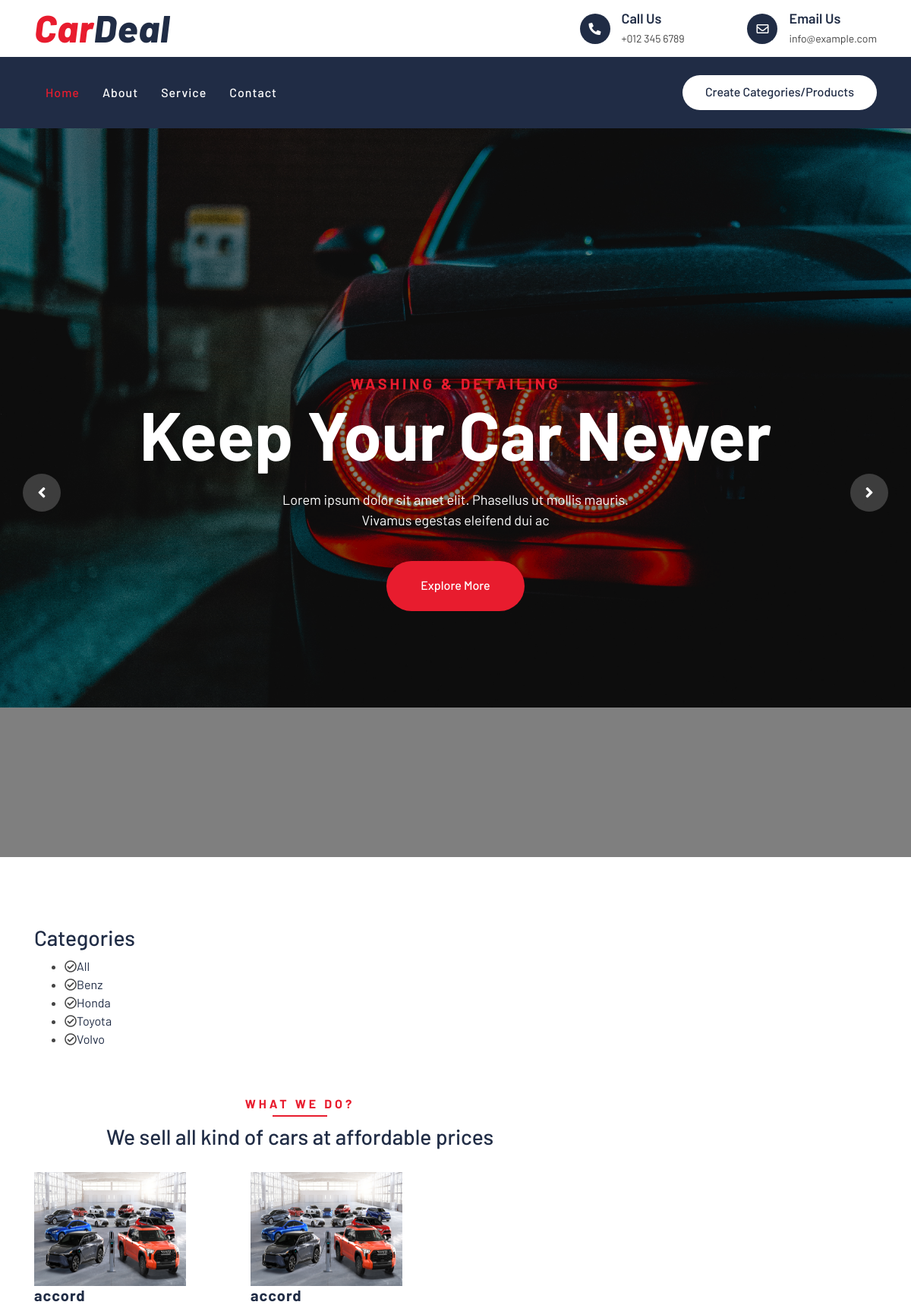
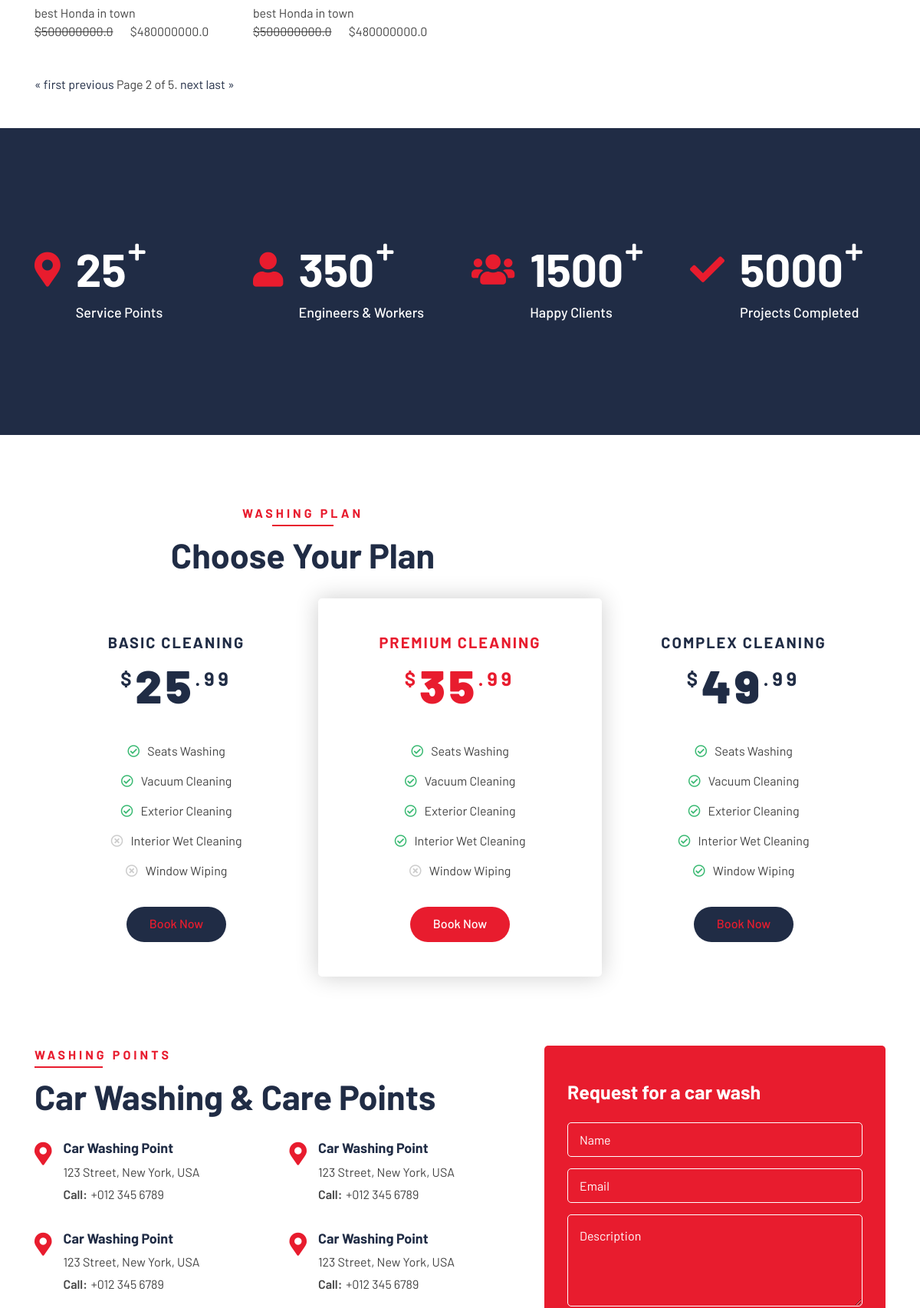
Screenshot of /?page=2 (upper part) with the database file from the repository (2 pictures, top to bottom).
### home/models.py (models this page shows, shortened)
class Category(models.Model):
    name = models.CharField( max_length=100)
    slug = models.SlugField(unique=True)
    class Meta:
        ordering = ('name',)
    def get_absolute_url(self):
        return reverse("product:product_list_category", args={ self.slug})

class Product(models.Model):
    name = models.CharField( max_length=100)
    image  = models.ImageField(upload_to = 'pictures/', blank = True, null = True,)
    price  = models.FloatField()
    category  = models.ForeignKey(Category, on_delete=models.CASCADE)
    date_created  = models.DateTimeField( auto_now=True)
    discount_price =  models.FloatField()
    description =models.TextField()
    class Meta:
        ordering = ('-id',)
    def get_absolute_url(self):
        return reverse("product:product_detail", args=[self.id,])

### home/views.py (the view)
# urls.py: path('', product_list, name='product_list'),
def product_list(request, category_slug=None):
    category = None
    categories = Category.objects.all()
    product = Product.objects.all()
    paginator = Paginator(product, 2)
    page_number = request.GET.get('page')
    page_obj = paginator.get_page(page_number)
    if category_slug:
        category = get_object_or_404(Category, slug=category_slug)
        product = product.filter(category=category)
    context = {
            'categories':categories,
            'category':category,
            'product':page_obj
        }
    return render(request, 'home/article_list.html', context)

### home/templates/home/article_list.html (shortened to what this page needs)
{% extends 'home/base.html' %}
{% load static %}
{% block content %}
        <div class="carousel">
            <div class="container-fluid">
                <div class="owl-carousel">
                    <div class="carousel-item">
                        <div class="carousel-img">
                            <img src="{% static 'img/car1.jpg' %}" alt="Image" style="height:120vh;">
                        </div>
                        <div class="carousel-text">
                            <h3>Washing & Detailing</h3>
                            <h1>Keep your Car Newer</h1>
                            <p>
                                Lorem ipsum dolor sit amet elit. Phasellus ut mollis mauris. Vivamus egestas eleifend dui ac
                            </p>
                            <a class="btn btn-custom" href="">Explore More</a>
                        </div>
                    </div>
                </div>
            </div>
        </div>
        <div class="about">
            <div class="container">
               <h3>Categories</h3>
                            <ul>
                                <li><i class="far fa-check-circle"></i><a href="{% url 'product:product_list' %}">All</a></li>
                                {% for cat in categories %}
                                    <li><i class="far fa-check-circle"></i><a href="{{cat.get_absolute_url}}">{{cat.name}}</a></li>
                                {% endfor %}
                            </ul>
        </div>
        <div class="service">
            <div class="container">
                <div class="section-header text-center">
                    <p>What We Do?</p>
                    <h3>We sell all kind of cars at affordable prices</h3>
                </div>
                <div class="row">
                    {% for list in product %}
                    <div class="col-lg-3 col-md-6">
                        <div class="service-item">
                            {% if list.image %}
                            <img src="{{list.image.url}}" alt="" style="width: 200px; height:150px">
                            {% endif %}
                            <h3> <a href="{{list.get_absolute_url}}">{{list.name}}</a> </h3>
                            <p>{{list.description}}</p>
                          <div class=""> <del>${{list.price}}</del> &nbsp; &nbsp; &nbsp; ${{list.discount_price}}</div>
                        </div>
                    </div>
                    {% endfor %}
                </div>
                    <div class="pagination">
                        <span class="step-links">
                            {% if product.has_previous %}
                                <a href="?page=1">&laquo; first</a>
                                <a href="?page={{ product.previous_page_number }}">previous</a>
                            {% endif %}
                            <span class="current">
                                Page {{ product.number }} of {{ product.paginator.num_pages }}.
                            </span>
                            {% if product.has_next %}
                                <a href="?page={{ product.next_page_number }}">next</a>
                                <a href="?page={{ product.paginator.num_pages }}">last &raquo;</a>
                            {% endif %}
                        </span>
                    </div>
            </div>
        </div>
        <div class="facts" data-parallax="scroll" data-image-src="{% static 'img/facts.jpg' %}">
            <div class="container">
                <div class="row">
                    <div class="col-lg-3 col-md-6">
                        <div class="facts-item">
                            <i class="fa fa-map-marker-alt"></i>
                            <div class="facts-text">
                                <h3 data-toggle="counter-up">25</h3>
                                <p>Service Points</p>
                            </div>
                        </div>
                    </div>
                    <div class="col-lg-3 col-md-6">
                        <div class="facts-item">
                            <i class="fa fa-user"></i>
                            <div class="facts-text">
                                <h3 data-toggle="counter-up">350</h3>
                                <p>Engineers & Workers</p>
                            </div>
                        </div>
                    </div>
                    <div class="col-lg-3 col-md-6">
                        <div class="facts-item">
                            <i class="fa fa-users"></i>
                            <div class="facts-text">
                                <h3 data-toggle="counter-up">1500</h3>
                                <p>Happy Clients</p>
                            </div>
                        </div>
                    </div>
                    <div class="col-lg-3 col-md-6">
                        <div class="facts-item">
                            <i class="fa fa-check"></i>
                            <div class="facts-text">
                                <h3 data-toggle="counter-up">5000</h3>
                                <p>Projects Completed</p>
                            </div>
                        </div>
                    </div>
                </div>
            </div>
        </div>
        <div class="price">
            <div class="container">
                <div class="section-header text-center">
                    <p>Washing Plan</p>
                    <h2>Choose Your Plan</h2>
                </div>
                <div class="row">
                    <div class="col-md-4">
                        <div class="price-item">
                            <div class="price-header">
                                <h3>Basic Cleaning</h3>
                                <h2><span>$</span><strong>25</strong><span>.99</span></h2>
                            </div>
                            <div class="price-body">
                                <ul>
                                    <li><i class="far fa-check-circle"></i>Seats Washing</li>
                                    <li><i class="far fa-check-circle"></i>Vacuum Cleaning</li>
                                    <li><i class="far fa-check-circle"></i>Exterior Cleaning</li>
                                    <li><i class="far fa-times-circle"></i>Interior Wet Cleaning</li>
                                    <li><i class="far fa-times-circle"></i>Window Wiping</li>
                                </ul>
                            </div>
                            <div class="price-footer">
                                <a class="btn btn-custom" href="">Book Now</a>
                            </div>
                        </div>
                    </div>
                    <div class="col-md-4">
                        <div class="price-item featured-item">
                            <div class="price-header">
                                <h3>Premium Cleaning</h3>
                                <h2><span>$</span><strong>35</strong><span>.99</span></h2>
                            </div>
                            <div class="price-body">
                                <ul>
                                    <li><i class="far fa-check-circle"></i>Seats Washing</li>
                                    <li><i class="far fa-check-circle"></i>Vacuum Cleaning</li>
                                    <li><i class="far fa-check-circle"></i>Exterior Cleaning</li>
                                    <li><i class="far fa-check-circle"></i>Interior Wet Cleaning</li>
                                    <li><i class="far fa-times-circle"></i>Window Wiping</li>
                                </ul>
                            </div>
                            <div class="price-footer">
                                <a class="btn btn-custom" href="">Book Now</a>
                            </div>
                        </div>
                    </div>
                    <div class="col-md-4">
                        <div class="price-item">
                            <div class="price-header">
                                <h3>Complex Cleaning</h3>
                                <h2><span>$</span><strong>49</strong><span>.99</span></h2>
                            </div>
                            <div class="price-body">
                                <ul>
                                    <li><i class="far fa-check-circle"></i>Seats Washing</li>
                                    <li><i class="far fa-check-circle"></i>Vacuum Cleaning</li>
                                    <li><i class="far fa-check-circle"></i>Exterior Cleaning</li>
                                    <li><i class="far fa-check-circle"></i>Interior Wet Cleaning</li>
                                    <li><i class="far fa-check-circle"></i>Window Wiping</li>
                                </ul>
                            </div>
                            <div class="price-footer">
                                <a class="btn btn-custom" href="">Book Now</a>
                            </div>
                        </div>
                    </div>
                </div>
            </div>
        </div>
        <div class="location">
            <div class="container">
                <div class="row">
                    <div class="col-lg-7">
                        <div class="section-header text-left">
                            <p>Washing Points</p>
                            <h2>Car Washing & Care Points</h2>
                        </div>
                        <div class="row">
                            <div class="col-md-6">
                                <div class="location-item">
                                    <i class="fa fa-map-marker-alt"></i>
                                    <div class="location-text">
                                        <h3>Car Washing Point</h3>
                                        <p>123 Street, New York, USA</p>
                                        <p><strong>Call:</strong>+012 345 6789</p>
                                    </div>
                                </div>
                            </div>
                            <div class="col-md-6">
                                <div class="location-item">
                                    <i class="fa fa-map-marker-alt"></i>
                                    <div class="location-text">
                                        <h3>Car Washing Point</h3>
                                        <p>123 Street, New York, USA</p>
                                        <p><strong>Call:</strong>+012 345 6789</p>
                                    </div>
                                </div>
                            </div>
                            <div class="col-md-6">
                                <div class="location-item">
                                    <i class="fa fa-map-marker-alt"></i>
                                    <div class="location-text">
                                        <h3>Car Washing Point</h3>
                                        <p>123 Street, New York, USA</p>
                                        <p><strong>Call:</strong>+012 345 6789</p>
                                    </div>
                                </div>
                            </div>
                            <div class="col-md-6">
                                <div class="location-item">
                                    <i class="fa fa-map-marker-alt"></i>
                                    <div class="location-text">
                                        <h3>Car Washing Point</h3>
                                        <p>123 Street, New York, USA</p>
                                        <p><strong>Call:</strong>+012 345 6789</p>
                                    </div>
                                </div>
                            </div>
                        </div>
                    </div>
                    <div class="col-lg-5">
                        <div class="location-form">
                            <h3>Request for a car wash</h3>
                            <form>
                                <div class="control-group">
                                    <input type="text" class="form-control" placeholder="Name" required="required" />
                                </div>
                                <div class="control-group">
                                    <input type="email" class="form-control" placeholder="Email" required="required" />
                                </div>
                                <div class="control-group">
                                    <textarea class="form-control" placeholder="Description" required="required"></textarea>
                                </div>
                            </form>
                        </div>
                    </div>
                </div>
            </div>
        </div>
{% endblock content %}

### rows the page displays
Category: name "Benz"
Category: name "Honda"
Category: name "Toyota"
Category: name "Volvo"
Product: image (picture), name "accord", description "best Honda in town", price "500000000.0", discount_price "480000000.0"
Product: image (picture), name "accord", description "best Honda in town", price "500000000.0", discount_price "480000000.0"

### other values shown
{{ product.number }} "2"
{{ product.paginator.num_pages }} "5"
